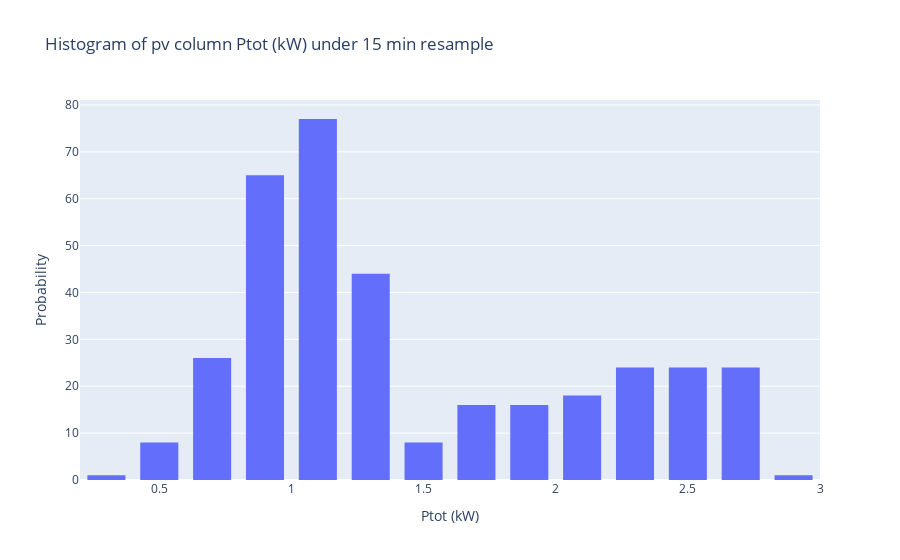

This figure's notebook cell:
### Code cell
# plot histogram where x is the mean of column Ptot and y is number of days using plotly_go

fig = go.Figure(data=[go.Histogram(x=df_pv_mean['Ptot (kW)']
                                   )])

fig.update_layout(
    title_text='Histogram of pv column Ptot (kW) under 15 min resample',
    xaxis_title_text='Ptot (kW)',
    yaxis_title_text='Probability',
    bargap=0.2, # gap between bars of adjacent location coordinates.
    bargroupgap=0.1 # gap between bars of the same location coordinate.
)

fig.show()

### Figure 1 — Plotly figure (JSON) as saved in the notebook; plotly's stock layout.template omitted (floating-point values rounded to 4 significant figures; data arrays with more than 128 entries replaced by an {"elided": "..."} marker saying what was removed)
{"data": [{"type": "histogram", "x": {"elided": "352 float values"}}], "layout": {"bargap": 0.2, "bargroupgap": 0.1, "title": {"text": "Histogram of pv column Ptot (kW) under 15 min resample"}, "xaxis": {"title": {"text": "Ptot (kW)"}}, "yaxis": {"title": {"text": "Probability"}}}}
